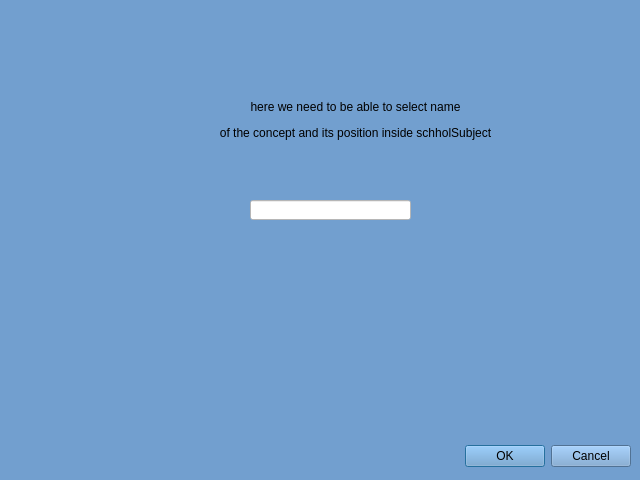
<?xml version="1.0" encoding="UTF-8"?>
<ui version="4.0">
 <class>conceptDialog</class>
 <widget class="QDialog" name="conceptDialog">
  <property name="geometry">
   <rect>
    <x>0</x>
    <y>0</y>
    <width>640</width>
    <height>480</height>
   </rect>
  </property>
  <property name="palette">
   <palette>
    <active>
     <colorrole role="WindowText">
      <brush brushstyle="SolidPattern">
       <color alpha="255">
        <red>0</red>
        <green>0</green>
        <blue>0</blue>
       </color>
      </brush>
     </colorrole>
     <colorrole role="Button">
      <brush brushstyle="SolidPattern">
       <color alpha="255">
        <red>114</red>
        <green>159</green>
        <blue>207</blue>
       </color>
      </brush>
     </colorrole>
     <colorrole role="Light">
      <brush brushstyle="SolidPattern">
       <color alpha="255">
        <red>196</red>
        <green>225</green>
        <blue>255</blue>
       </color>
      </brush>
     </colorrole>
     <colorrole role="Midlight">
      <brush brushstyle="SolidPattern">
       <color alpha="255">
        <red>155</red>
        <green>192</green>
        <blue>231</blue>
       </color>
      </brush>
     </colorrole>
     <colorrole role="Dark">
      <brush brushstyle="SolidPattern">
       <color alpha="255">
        <red>57</red>
        <green>79</green>
        <blue>103</blue>
       </color>
      </brush>
     </colorrole>
     <colorrole role="Mid">
      <brush brushstyle="SolidPattern">
       <color alpha="255">
        <red>76</red>
        <green>106</green>
        <blue>138</blue>
       </color>
      </brush>
     </colorrole>
     <colorrole role="Text">
      <brush brushstyle="SolidPattern">
       <color alpha="255">
        <red>0</red>
        <green>0</green>
        <blue>0</blue>
       </color>
      </brush>
     </colorrole>
     <colorrole role="BrightText">
      <brush brushstyle="SolidPattern">
       <color alpha="255">
        <red>255</red>
        <green>255</green>
        <blue>255</blue>
       </color>
      </brush>
     </colorrole>
     <colorrole role="ButtonText">
      <brush brushstyle="SolidPattern">
       <color alpha="255">
        <red>0</red>
        <green>0</green>
        <blue>0</blue>
       </color>
      </brush>
     </colorrole>
     <colorrole role="Base">
      <brush brushstyle="SolidPattern">
       <color alpha="255">
        <red>255</red>
        <green>255</green>
        <blue>255</blue>
       </color>
      </brush>
     </colorrole>
     <colorrole role="Window">
      <brush brushstyle="SolidPattern">
       <color alpha="255">
        <red>114</red>
        <green>159</green>
        <blue>207</blue>
       </color>
      </brush>
     </colorrole>
     <colorrole role="Shadow">
      <brush brushstyle="SolidPattern">
       <color alpha="255">
        <red>0</red>
        <green>0</green>
        <blue>0</blue>
       </color>
      </brush>
     </colorrole>
     <colorrole role="AlternateBase">
      <brush brushstyle="SolidPattern">
       <color alpha="255">
        <red>184</red>
        <green>207</green>
        <blue>231</blue>
       </color>
      </brush>
     </colorrole>
     <colorrole role="ToolTipBase">
      <brush brushstyle="SolidPattern">
       <color alpha="255">
        <red>255</red>
        <green>255</green>
        <blue>220</blue>
       </color>
      </brush>
     </colorrole>
     <colorrole role="ToolTipText">
      <brush brushstyle="SolidPattern">
       <color alpha="255">
        <red>0</red>
        <green>0</green>
        <blue>0</blue>
       </color>
      </brush>
     </colorrole>
     <colorrole role="PlaceholderText">
      <brush brushstyle="SolidPattern">
       <color alpha="128">
        <red>0</red>
        <green>0</green>
        <blue>0</blue>
       </color>
      </brush>
     </colorrole>
    </active>
    <inactive>
     <colorrole role="WindowText">
      <brush brushstyle="SolidPattern">
       <color alpha="255">
        <red>0</red>
        <green>0</green>
        <blue>0</blue>
       </color>
      </brush>
     </colorrole>
     <colorrole role="Button">
      <brush brushstyle="SolidPattern">
       <color alpha="255">
        <red>114</red>
        <green>159</green>
        <blue>207</blue>
       </color>
      </brush>
     </colorrole>
     <colorrole role="Light">
      <brush brushstyle="SolidPattern">
       <color alpha="255">
        <red>196</red>
        <green>225</green>
        <blue>255</blue>
       </color>
      </brush>
     </colorrole>
     <colorrole role="Midlight">
      <brush brushstyle="SolidPattern">
       <color alpha="255">
        <red>155</red>
        <green>192</green>
        <blue>231</blue>
       </color>
      </brush>
     </colorrole>
     <colorrole role="Dark">
      <brush brushstyle="SolidPattern">
       <color alpha="255">
        <red>57</red>
        <green>79</green>
        <blue>103</blue>
       </color>
      </brush>
     </colorrole>
     <colorrole role="Mid">
      <brush brushstyle="SolidPattern">
       <color alpha="255">
        <red>76</red>
        <green>106</green>
        <blue>138</blue>
       </color>
      </brush>
     </colorrole>
     <colorrole role="Text">
      <brush brushstyle="SolidPattern">
       <color alpha="255">
        <red>0</red>
        <green>0</green>
        <blue>0</blue>
       </color>
      </brush>
     </colorrole>
     <colorrole role="BrightText">
      <brush brushstyle="SolidPattern">
       <color alpha="255">
        <red>255</red>
        <green>255</green>
        <blue>255</blue>
       </color>
      </brush>
     </colorrole>
     <colorrole role="ButtonText">
      <brush brushstyle="SolidPattern">
       <color alpha="255">
        <red>0</red>
        <green>0</green>
        <blue>0</blue>
       </color>
      </brush>
     </colorrole>
     <colorrole role="Base">
      <brush brushstyle="SolidPattern">
       <color alpha="255">
        <red>255</red>
        <green>255</green>
        <blue>255</blue>
       </color>
      </brush>
     </colorrole>
     <colorrole role="Window">
      <brush brushstyle="SolidPattern">
       <color alpha="255">
        <red>114</red>
        <green>159</green>
        <blue>207</blue>
       </color>
      </brush>
     </colorrole>
     <colorrole role="Shadow">
      <brush brushstyle="SolidPattern">
       <color alpha="255">
        <red>0</red>
        <green>0</green>
        <blue>0</blue>
       </color>
      </brush>
     </colorrole>
     <colorrole role="AlternateBase">
      <brush brushstyle="SolidPattern">
       <color alpha="255">
        <red>184</red>
        <green>207</green>
        <blue>231</blue>
       </color>
      </brush>
     </colorrole>
     <colorrole role="ToolTipBase">
      <brush brushstyle="SolidPattern">
       <color alpha="255">
        <red>255</red>
        <green>255</green>
        <blue>220</blue>
       </color>
      </brush>
     </colorrole>
     <colorrole role="ToolTipText">
      <brush brushstyle="SolidPattern">
       <color alpha="255">
        <red>0</red>
        <green>0</green>
        <blue>0</blue>
       </color>
      </brush>
     </colorrole>
     <colorrole role="PlaceholderText">
      <brush brushstyle="SolidPattern">
       <color alpha="128">
        <red>0</red>
        <green>0</green>
        <blue>0</blue>
       </color>
      </brush>
     </colorrole>
    </inactive>
    <disabled>
     <colorrole role="WindowText">
      <brush brushstyle="SolidPattern">
       <color alpha="255">
        <red>57</red>
        <green>79</green>
        <blue>103</blue>
       </color>
      </brush>
     </colorrole>
     <colorrole role="Button">
      <brush brushstyle="SolidPattern">
       <color alpha="255">
        <red>114</red>
        <green>159</green>
        <blue>207</blue>
       </color>
      </brush>
     </colorrole>
     <colorrole role="Light">
      <brush brushstyle="SolidPattern">
       <color alpha="255">
        <red>196</red>
        <green>225</green>
        <blue>255</blue>
       </color>
      </brush>
     </colorrole>
     <colorrole role="Midlight">
      <brush brushstyle="SolidPattern">
       <color alpha="255">
        <red>155</red>
        <green>192</green>
        <blue>231</blue>
       </color>
      </brush>
     </colorrole>
     <colorrole role="Dark">
      <brush brushstyle="SolidPattern">
       <color alpha="255">
        <red>57</red>
        <green>79</green>
        <blue>103</blue>
       </color>
      </brush>
     </colorrole>
     <colorrole role="Mid">
      <brush brushstyle="SolidPattern">
       <color alpha="255">
        <red>76</red>
        <green>106</green>
        <blue>138</blue>
       </color>
      </brush>
     </colorrole>
     <colorrole role="Text">
      <brush brushstyle="SolidPattern">
       <color alpha="255">
        <red>57</red>
        <green>79</green>
        <blue>103</blue>
       </color>
      </brush>
     </colorrole>
     <colorrole role="BrightText">
      <brush brushstyle="SolidPattern">
       <color alpha="255">
        <red>255</red>
        <green>255</green>
        <blue>255</blue>
       </color>
      </brush>
     </colorrole>
     <colorrole role="ButtonText">
      <brush brushstyle="SolidPattern">
       <color alpha="255">
        <red>57</red>
        <green>79</green>
        <blue>103</blue>
       </color>
      </brush>
     </colorrole>
     <colorrole role="Base">
      <brush brushstyle="SolidPattern">
       <color alpha="255">
        <red>114</red>
        <green>159</green>
        <blue>207</blue>
       </color>
      </brush>
     </colorrole>
     <colorrole role="Window">
      <brush brushstyle="SolidPattern">
       <color alpha="255">
        <red>114</red>
        <green>159</green>
        <blue>207</blue>
       </color>
      </brush>
     </colorrole>
     <colorrole role="Shadow">
      <brush brushstyle="SolidPattern">
       <color alpha="255">
        <red>0</red>
        <green>0</green>
        <blue>0</blue>
       </color>
      </brush>
     </colorrole>
     <colorrole role="AlternateBase">
      <brush brushstyle="SolidPattern">
       <color alpha="255">
        <red>114</red>
        <green>159</green>
        <blue>207</blue>
       </color>
      </brush>
     </colorrole>
     <colorrole role="ToolTipBase">
      <brush brushstyle="SolidPattern">
       <color alpha="255">
        <red>255</red>
        <green>255</green>
        <blue>220</blue>
       </color>
      </brush>
     </colorrole>
     <colorrole role="ToolTipText">
      <brush brushstyle="SolidPattern">
       <color alpha="255">
        <red>0</red>
        <green>0</green>
        <blue>0</blue>
       </color>
      </brush>
     </colorrole>
     <colorrole role="PlaceholderText">
      <brush brushstyle="SolidPattern">
       <color alpha="128">
        <red>0</red>
        <green>0</green>
        <blue>0</blue>
       </color>
      </brush>
     </colorrole>
    </disabled>
   </palette>
  </property>
  <property name="windowTitle">
   <string>Add concept</string>
  </property>
  <widget class="QDialogButtonBox" name="buttonBox">
   <property name="geometry">
    <rect>
     <x>10</x>
     <y>440</y>
     <width>621</width>
     <height>32</height>
    </rect>
   </property>
   <property name="orientation">
    <enum>Qt::Horizontal</enum>
   </property>
   <property name="standardButtons">
    <set>QDialogButtonBox::Cancel|QDialogButtonBox::Ok</set>
   </property>
  </widget>
  <widget class="QLineEdit" name="lineEdit">
   <property name="geometry">
    <rect>
     <x>250</x>
     <y>200</y>
     <width>161</width>
     <height>20</height>
    </rect>
   </property>
   <property name="styleSheet">
    <string notr="true">background-color: rgb(255, 255, 255)</string>
   </property>
  </widget>
  <widget class="QLabel" name="label">
   <property name="geometry">
    <rect>
     <x>120</x>
     <y>50</y>
     <width>471</width>
     <height>141</height>
    </rect>
   </property>
   <property name="text">
    <string>&lt;html&gt;&lt;head/&gt;&lt;body&gt;&lt;p align=&quot;center&quot;&gt;here we need to be able to select name&lt;/p&gt;&lt;p align=&quot;center&quot;&gt;of the concept and its position inside schholSubject&lt;/p&gt;&lt;/body&gt;&lt;/html&gt;</string>
   </property>
  </widget>
 </widget>
 <resources/>
 <connections>
  <connection>
   <sender>buttonBox</sender>
   <signal>accepted()</signal>
   <receiver>conceptDialog</receiver>
   <slot>accept()</slot>
   <hints>
    <hint type="sourcelabel">
     <x>248</x>
     <y>254</y>
    </hint>
    <hint type="destinationlabel">
     <x>157</x>
     <y>274</y>
    </hint>
   </hints>
  </connection>
  <connection>
   <sender>buttonBox</sender>
   <signal>rejected()</signal>
   <receiver>conceptDialog</receiver>
   <slot>reject()</slot>
   <hints>
    <hint type="sourcelabel">
     <x>316</x>
     <y>260</y>
    </hint>
    <hint type="destinationlabel">
     <x>286</x>
     <y>274</y>
    </hint>
   </hints>
  </connection>
 </connections>
</ui>
